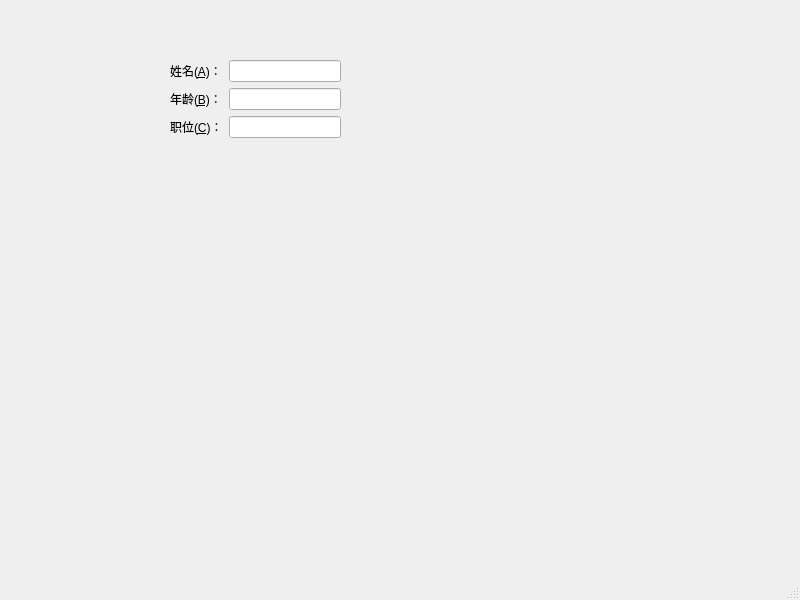
<?xml version="1.0" encoding="UTF-8"?>
<ui version="4.0">
 <class>MainWindow</class>
 <widget class="QMainWindow" name="MainWindow">
  <property name="geometry">
   <rect>
    <x>0</x>
    <y>0</y>
    <width>800</width>
    <height>600</height>
   </rect>
  </property>
  <property name="windowTitle">
   <string>MainWindow</string>
  </property>
  <widget class="QWidget" name="centralwidget">
   <widget class="QWidget" name="formLayoutWidget">
    <property name="geometry">
     <rect>
      <x>170</x>
      <y>60</y>
      <width>171</width>
      <height>231</height>
     </rect>
    </property>
    <layout class="QFormLayout" name="formLayout">
     <item row="0" column="0">
      <widget class="QLabel" name="label">
       <property name="text">
        <string>姓名(&amp;A)：</string>
       </property>
       <property name="buddy">
        <cstring>lineEdit</cstring>
       </property>
      </widget>
     </item>
     <item row="0" column="1">
      <widget class="QLineEdit" name="lineEdit"/>
     </item>
     <item row="1" column="0">
      <widget class="QLabel" name="label_2">
       <property name="text">
        <string>年龄(&amp;B)：</string>
       </property>
       <property name="buddy">
        <cstring>lineEdit_2</cstring>
       </property>
      </widget>
     </item>
     <item row="1" column="1">
      <widget class="QLineEdit" name="lineEdit_2"/>
     </item>
     <item row="2" column="0">
      <widget class="QLabel" name="label_3">
       <property name="text">
        <string>职位(&amp;C)：</string>
       </property>
       <property name="buddy">
        <cstring>lineEdit_3</cstring>
       </property>
      </widget>
     </item>
     <item row="2" column="1">
      <widget class="QLineEdit" name="lineEdit_3"/>
     </item>
    </layout>
   </widget>
  </widget>
  <widget class="QMenuBar" name="menubar">
   <property name="geometry">
    <rect>
     <x>0</x>
     <y>0</y>
     <width>800</width>
     <height>23</height>
    </rect>
   </property>
  </widget>
  <widget class="QStatusBar" name="statusbar"/>
 </widget>
 <resources/>
 <connections/>
</ui>
